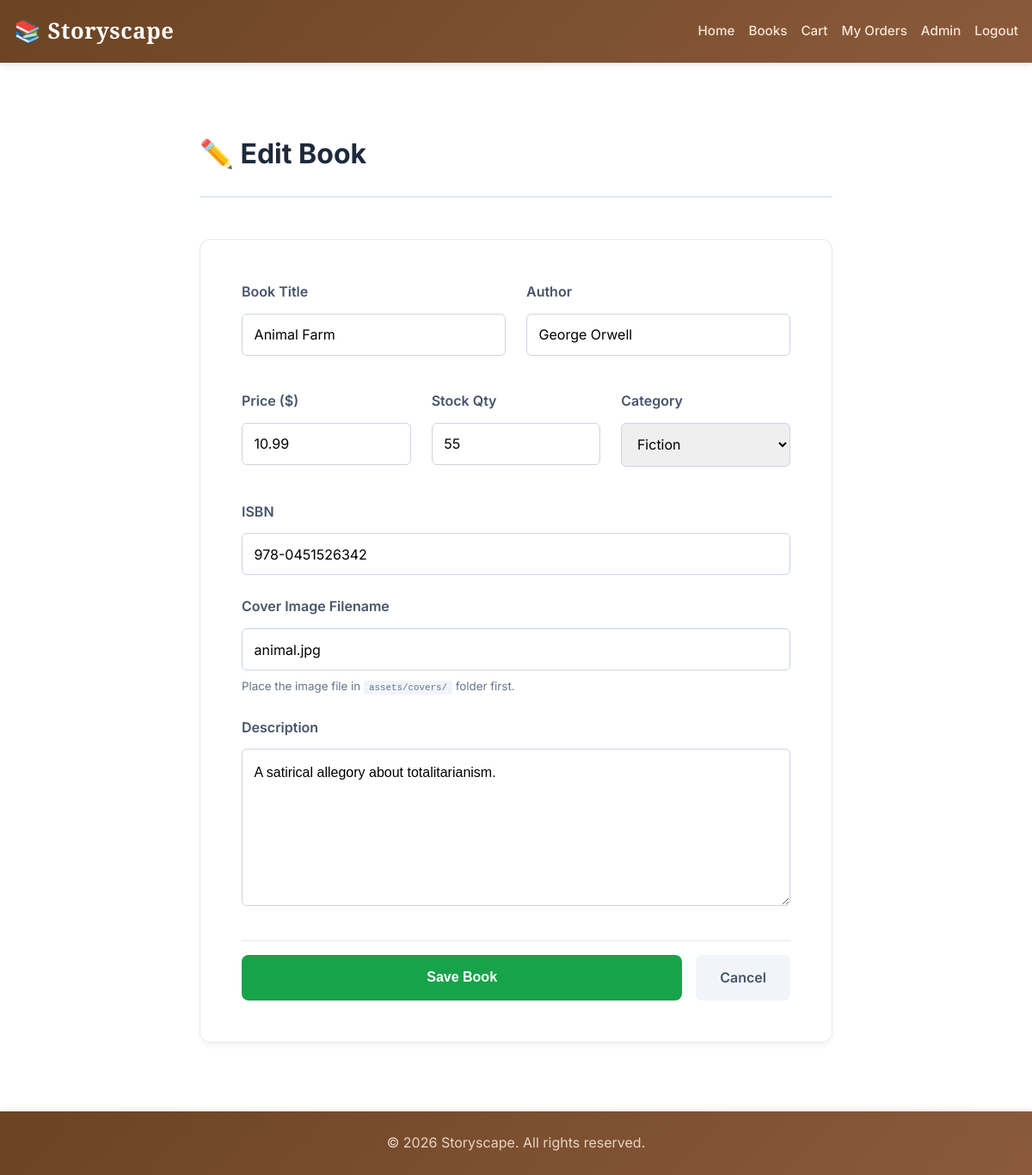
The app's page /admin/book_form.php?id=13 (signed in) with its own data.
### tables this page shows
CREATE TABLE IF NOT EXISTS books (
    id INT AUTO_INCREMENT PRIMARY KEY,
    title VARCHAR(255) NOT NULL,
    author VARCHAR(255) NOT NULL,
    isbn VARCHAR(20) NOT NULL UNIQUE,
    price DECIMAL(10,2) NOT NULL,
    description TEXT,
    cover_image VARCHAR(255) DEFAULT 'default_cover.png',
    category_id INT NOT NULL,
    stock INT DEFAULT 0,
    created_at TIMESTAMP DEFAULT CURRENT_TIMESTAMP,
    updated_at TIMESTAMP DEFAULT CURRENT_TIMESTAMP ON UPDATE CURRENT_TIMESTAMP,
    FOREIGN KEY (category_id) REFERENCES categories(id) ON DELETE CASCADE
);

CREATE TABLE IF NOT EXISTS categories (
    id INT AUTO_INCREMENT PRIMARY KEY,
    name VARCHAR(100) NOT NULL UNIQUE,
    created_at TIMESTAMP DEFAULT CURRENT_TIMESTAMP
);

### admin/book_form.php (the view, shortened to what this page needs)
<?php
$pdo = getDBConnection();
$bookId = isset($_GET['id']) ? (int) $_GET['id'] : 0;
$book   = null;
if ($bookId > 0) {
    $stmt = $pdo->prepare('SELECT * FROM books WHERE id = ?');
    $stmt->execute([$bookId]);
    $book = $stmt->fetch();
}
$categories = $pdo->query('SELECT * FROM categories ORDER BY name')->fetchAll();
require_once __DIR__ . '/../includes/header.php';
?>
<div style="max-width: 800px; margin: 3rem auto; padding: 0 2rem;">
    <div style="margin-bottom: 3rem; padding-bottom: 1.5rem; border-bottom: 2px solid #e2e8f0;">
        <h2 style="margin: 0; color: #1e293b; font-size: 2rem;"><?= $bookId ? '✏️ Edit Book' : '✨ Add New Book' ?></h2>
    </div>
    <div style="background: white; padding: 3rem; border-radius: 12px; border: 1px solid #e2e8f0; box-shadow: 0 4px 6px -1px rgba(0, 0, 0, 0.05);">
        <form method="POST">
            <div style="display: grid; grid-template-columns: 1fr 1fr; gap: 1.5rem; margin-bottom: 1.5rem;">
                <div class="form-group">
                    <label style="display: block; margin-bottom: 0.75rem; color: #475569; font-weight: 600;">Book Title</label>
                    <input type="text" name="title" class="form-control" value="<?= htmlspecialchars($book['title'] ?? '') ?>" required style="width: 100%; padding: 0.85rem; border: 1px solid #cbd5e1; border-radius: 6px; font-size: 1rem;">
                </div>
                <div class="form-group">
                    <label style="display: block; margin-bottom: 0.75rem; color: #475569; font-weight: 600;">Author</label>
                    <input type="text" name="author" class="form-control" value="<?= htmlspecialchars($book['author'] ?? '') ?>" required style="width: 100%; padding: 0.85rem; border: 1px solid #cbd5e1; border-radius: 6px; font-size: 1rem;">
                </div>
            </div>
            <div style="display: grid; grid-template-columns: 1fr 1fr 1fr; gap: 1.5rem; margin-bottom: 1.5rem;">
                <div class="form-group">
                    <label style="display: block; margin-bottom: 0.75rem; color: #475569; font-weight: 600;">Price ($)</label>
                    <input type="number" step="0.01" name="price" class="form-control" value="<?= htmlspecialchars($book['price'] ?? '') ?>" required style="width: 100%; padding: 0.85rem; border: 1px solid #cbd5e1; border-radius: 6px; font-size: 1rem;">
                </div>
                <div class="form-group">
                    <label style="display: block; margin-bottom: 0.75rem; color: #475569; font-weight: 600;">Stock Qty</label>
                    <input type="number" name="stock" class="form-control" value="<?= htmlspecialchars($book['stock'] ?? 0) ?>" required style="width: 100%; padding: 0.85rem; border: 1px solid #cbd5e1; border-radius: 6px; font-size: 1rem;">
                </div>
                <div class="form-group">
                    <label style="display: block; margin-bottom: 0.75rem; color: #475569; font-weight: 600;">Category</label>
                    <select name="category_id" class="form-control" required style="width: 100%; padding: 0.85rem; border: 1px solid #cbd5e1; border-radius: 6px; font-size: 1rem;">
                        <?php foreach ($categories as $cat): ?>
                            <option value="<?= $cat['id'] ?>" <?= ($book['category_id'] ?? 0) == $cat['id'] ? 'selected' : '' ?>>
                                <?= htmlspecialchars($cat['name']) ?>
                            </option>
                        <?php endforeach; ?>
                    </select>
                </div>
            </div>
            <div style="margin-bottom: 1.5rem;">
                <label style="display: block; margin-bottom: 0.75rem; color: #475569; font-weight: 600;">ISBN</label>
                <input type="text" name="isbn" class="form-control" value="<?= htmlspecialchars($book['isbn'] ?? '') ?>" required style="width: 100%; padding: 0.85rem; border: 1px solid #cbd5e1; border-radius: 6px; font-size: 1rem;">
            </div>
            <div style="margin-bottom: 1.5rem;">
                <label style="display: block; margin-bottom: 0.75rem; color: #475569; font-weight: 600;">Cover Image Filename</label>
                <input type="text" name="cover_image" class="form-control" value="<?= htmlspecialchars($book['cover_image'] ?? 'default_cover.png') ?>" placeholder="e.g. gatsby.jpg" style="width: 100%; padding: 0.85rem; border: 1px solid #cbd5e1; border-radius: 6px; font-size: 1rem;">
                <small style="color: #64748b; display: block; margin-top: 0.5rem;">Place the image file in <code style="background: #f1f5f9; padding: 2px 6px; border-radius: 3px;">assets/covers/</code> folder first.</small>
            </div>
            <div style="margin-bottom: 2rem;">
                <label style="display: block; margin-bottom: 0.75rem; color: #475569; font-weight: 600;">Description</label>
                <textarea name="description" rows="6" class="form-control" style="width: 100%; padding: 0.85rem; border: 1px solid #cbd5e1; border-radius: 6px; font-family: sans-serif; font-size: 1rem; line-height: 1.6;"><?= htmlspecialchars($book['description'] ?? '') ?></textarea>
            </div>
            <div style="display: flex; gap: 1rem; padding-top: 1rem; border-top: 1px solid #e2e8f0;">
                <button type="submit" class="btn btn-success" style="flex: 1; padding: 14px; background: #16a34a; color: white; border: none; border-radius: 8px; font-weight: 600; font-size: 1rem; cursor: pointer;">Save Book</button>
                <a href="books.php" class="btn btn-secondary" style="padding: 14px 28px; background: #f1f5f9; color: #475569; text-decoration: none; border-radius: 8px; font-weight: 600; font-size: 1rem; display: flex; align-items: center;">Cancel</a>
            </div>
        </form>
    </div>
</div>
<?php require_once __DIR__ . '/../includes/footer.php'; ?>

### assets/css/style.css (style rules this page uses)
*, *::before, *::after { box-sizing: border-box; margin: 0; padding: 0; }
body { font-family: 'Inter', -apple-system, BlinkMacSystemFont, 'Segoe UI', sans-serif; line-height: 1.6; color: #2d2d2d; background: #ffffff; min-height: 100vh; display: flex; flex-direction: column; }
a { color: #8B5A3C; text-decoration: none; }
.btn { display: inline-block; padding: 0.6rem 1.5rem; border: none; border-radius: 8px; font-size: 0.95rem; font-weight: 500; cursor: pointer; text-align: center; text-decoration: none !important; transition: all .2s ease; }
.btn-success { background: #7C9D6D; color: #fff; }
.btn-secondary { background: #9B8371; color: #fff; }
.form-group { margin-bottom: 1rem; }
.form-group label { display: block; font-weight: 600; margin-bottom: 0.25rem; }
.form-control { width: 100%; padding: 0.6rem 0.9rem; border: 2px solid #E8D5C4; border-radius: 8px; font-size: 1rem; font-family: 'Inter', sans-serif; transition: border-color 0.2s ease; }
textarea.form-control { resize: vertical; min-height: 80px; }
select.form-control { appearance: auto; }
html { height: 100%; }
body { min-height: 100%; display: flex; flex-direction: column; }

### records on screen
books: title "Animal Farm", author "George Orwell", price "10.99", stock "55", category_id "Fiction", isbn "978-0451526342", cover_image "animal.jpg", description "A satirical allegory about totalitarianism."
